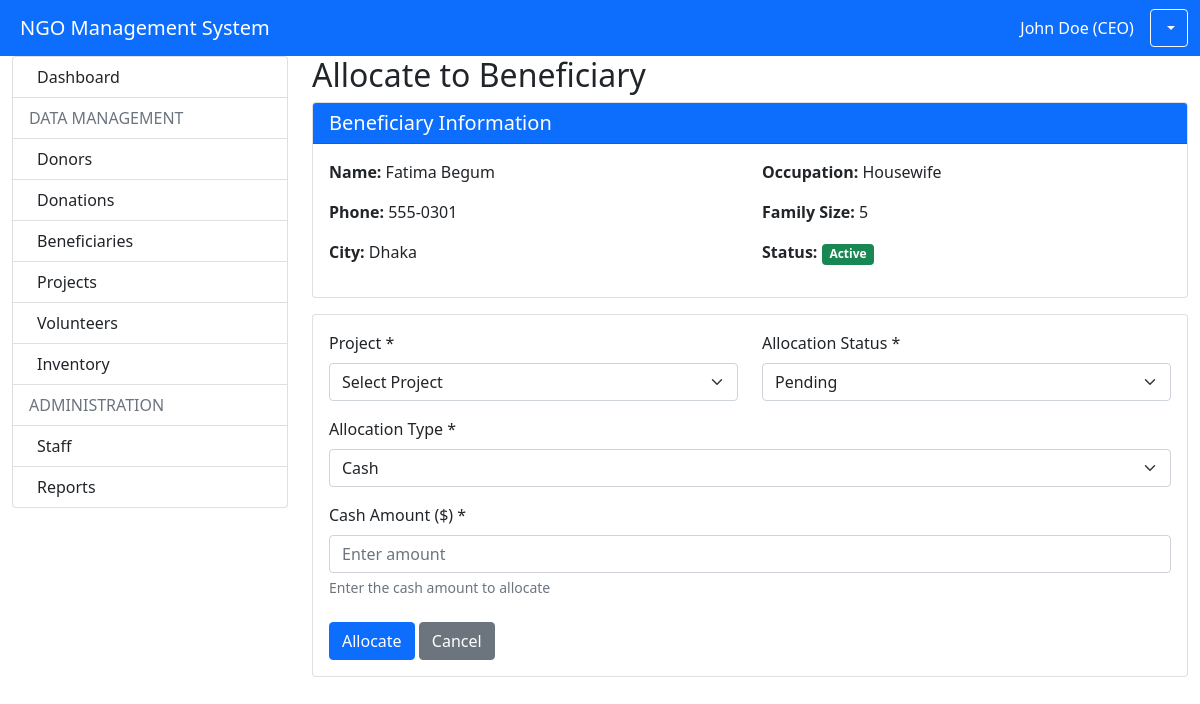
Page /modules/beneficiaries/allocate.php?id=1 (signed in) on the committed database.
### tables this page shows
CREATE TABLE `beneficiary` (
  `beneficiary_id` int(11) NOT NULL,
  `first_name` varchar(30) NOT NULL,
  `last_name` varchar(30) NOT NULL,
  `dob` date DEFAULT NULL,
  `gender` varchar(10) DEFAULT NULL,
  `email` varchar(30) DEFAULT NULL,
  `phone` varchar(16) NOT NULL,
  `address` varchar(50) DEFAULT NULL,
  `city` varchar(20) NOT NULL,
  `occupation` varchar(40) DEFAULT NULL,
  `nid` int(11) DEFAULT NULL,
  `family_size` int(11) DEFAULT 1,
  `income` int(11) DEFAULT NULL,
  `special_needs` text DEFAULT NULL,
  `status` varchar(20) DEFAULT 'Active'
);

### modules/beneficiaries/allocate.php (the view, shortened to what this page needs)
<?php
require_once '../../config.php';
$beneficiary_id = $_GET['id'] ?? 0;
$stmt = $pdo->prepare("SELECT * FROM Beneficiary WHERE beneficiary_id = ?");
$stmt->execute([$beneficiary_id]);
$beneficiary = $stmt->fetch();
?>
<!DOCTYPE html>
<html lang="en">
<head>
    <link href="https://cdn.jsdelivr.net/npm/bootstrap@5.1.3/dist/css/bootstrap.min.css" rel="stylesheet">
</head>
<body>
    <?php include '../../includes/header.php'; ?>
    <div class="container-fluid">
        <div class="row">
            <div class="col-md-3">
                <?php include '../../includes/sidebar.php'; ?>
            </div>
            <div class="col-md-9">
                <h2>Allocate to Beneficiary</h2>
                <div class="card mb-3">
                    <div class="card-header bg-primary text-white">
                        <h5 class="mb-0">Beneficiary Information</h5>
                    </div>
                    <div class="card-body">
                        <div class="row">
                            <div class="col-md-6">
                                <p><strong>Name:</strong> <?php echo htmlspecialchars($beneficiary['first_name'] . ' ' . $beneficiary['last_name']); ?></p>
                                <p><strong>Phone:</strong> <?php echo htmlspecialchars($beneficiary['phone']); ?></p>
                                <p><strong>City:</strong> <?php echo htmlspecialchars($beneficiary['city']); ?></p>
                            </div>
                            <div class="col-md-6">
                                <p><strong>Occupation:</strong> <?php echo htmlspecialchars($beneficiary['occupation']); ?></p>
                                <p><strong>Family Size:</strong> <?php echo htmlspecialchars($beneficiary['family_size']); ?></p>
                                <p><strong>Status:</strong> <span class="badge bg-<?php echo $beneficiary['status'] == 'Active' ? 'success' : 'danger'; ?>"><?php echo htmlspecialchars($beneficiary['status']); ?></span></p>
                            </div>
                        </div>
                    </div>
                </div>
                <div class="card">
                    <div class="card-body">
                        <form method="POST" action="">
                            <div class="row mb-3">
                                <div class="col-md-6">
                                    <label class="form-label">Project *</label>
                                    <select class="form-select" name="project_id" required>
                                        <option value="">Select Project</option>
                                    </select>
                                </div>
                                <div class="col-md-6">
                                    <label class="form-label">Allocation Status *</label>
                                    <select class="form-select" name="status" required>
                                        <option value="Pending" selected>Pending</option>
                                    </select>
                                </div>
                            </div>
                            <div class="mb-3">
                                <label class="form-label">Allocation Type *</label>
                                <select class="form-select" name="allocation_type" id="allocation_type" required>
                                    <option value="Cash">Cash</option>
                                </select>
                            </div>
                            <div id="cash_fields">
                                <div class="mb-3">
                                    <label class="form-label">Cash Amount ($) *</label>
                                    <input type="number" class="form-control" name="cash_amount"
                                           id="cash_amount" min="1" value="" placeholder="Enter amount">
                                    <div class="form-text">Enter the cash amount to allocate</div>
                                </div>
                            </div>
                            <div class="mt-4">
                                <button type="submit" class="btn btn-primary">Allocate</button>
                                <a href="view.php" class="btn btn-secondary">Cancel</a>
                            </div>
                        </form>
                    </div>
                </div>
            </div>
        </div>
    </div>
</body>
</html>

### rows in the picture
beneficiary: first_name+last_name "Fatima Begum", phone "555-0301", city "Dhaka", occupation "Housewife", family_size "5", status "Active"

### other values in the picture
$_SESSION['full_name'] "John Doe (CEO)"
